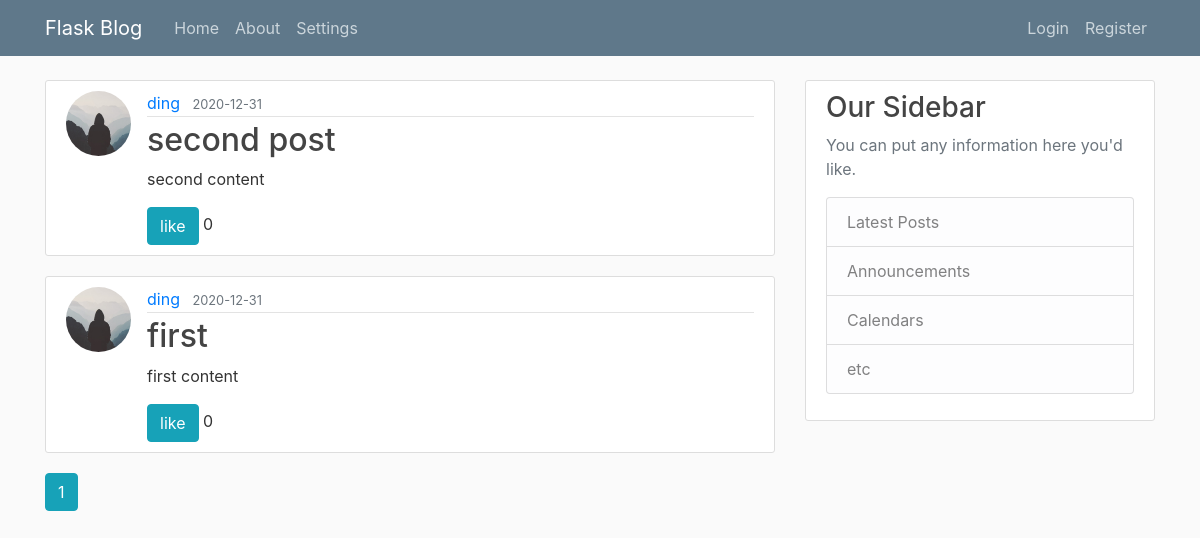
Page /home on the earlier database version.
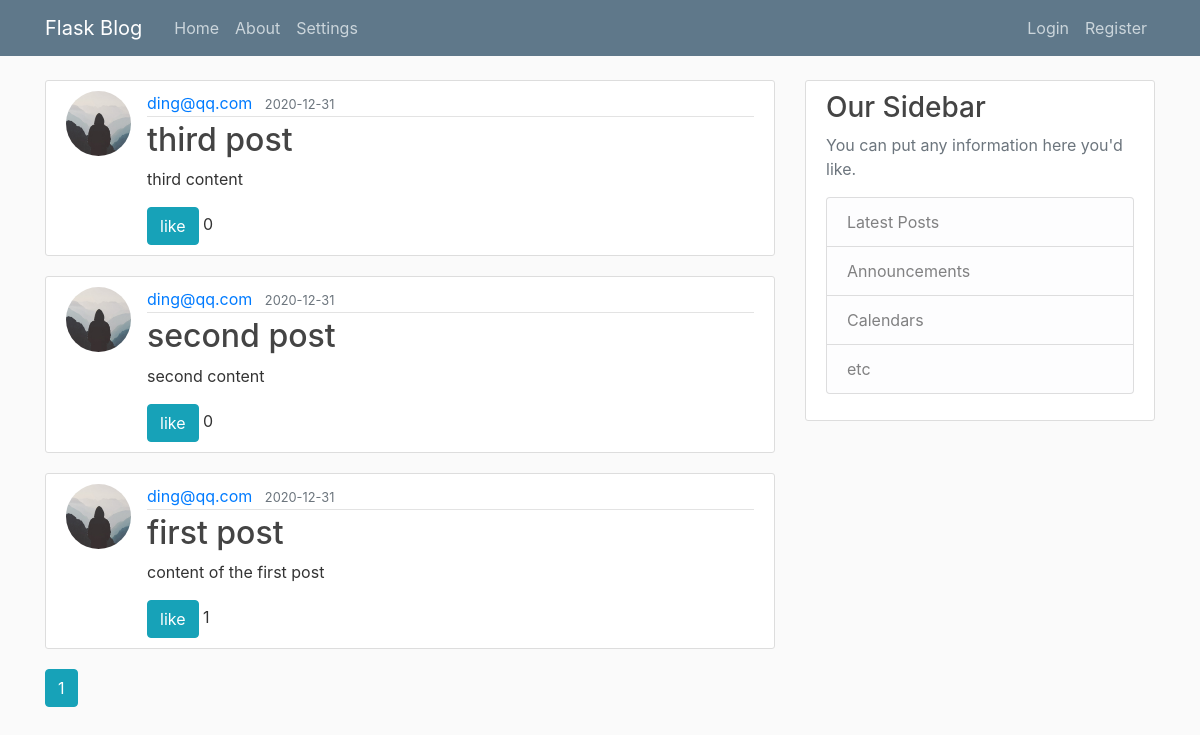
Same page on the later database version.
### flaskblog/models.py (models this page shows, shortened)
class Post(db.Model):
    id = db.Column(db.Integer, primary_key=True)
    title = db.Column(db.String(100), nullable=False)
    date_posted = db.Column(db.DateTime, nullable=False, default=datetime.utcnow)
    content = db.Column(db.Text, nullable=False)
    user_id = db.Column(db.Integer, db.ForeignKey('user.id'), nullable=False)
    likes = db.Column(db.Integer, default = 0)

class User(db.Model, UserMixin):
    id = db.Column(db.Integer, primary_key=True)
    username = db.Column(db.String(20), unique=True, nullable=False)
    email = db.Column(db.String(120), unique=True, nullable=False)
    image_file = db.Column(db.String(20), nullable=False, default='default.jpg')
    password = db.Column(db.String(60), nullable=False)
    posts = db.relationship('Post', backref='author', lazy=True)

### flaskblog/main/routes.py (the view)
@main.route("/")
@main.route("/home")
def home():
    page = request.args.get('page', 1, type=int)
    posts = Post.query.order_by(Post.date_posted.desc()).paginate(page=page, per_page=5)
    return render_template('home.html', posts=posts)

### flaskblog/templates/home.html (shortened to what this page needs)
{% extends "layout.html" %}
{% block content %}
    {% for post in posts.items %}
        <article class="media content-section">
          <img class="rounded-circle article-img" src="{{ url_for('static', filename='profile_pics/' + post.author.image_file) }}">
          <div class="media-body">
            <div class="article-metadata">
              <a class="mr-2" href="{{ url_for('users.user_posts', username=post.author.username) }}">{{ post.author.username }}</a>
              <small class="text-muted">{{ post.date_posted.strftime('%Y-%m-%d') }}</small>
            </div>
            <h2><a class="article-title" href="{{ url_for('posts.post', post_id=post.id) }}">{{ post.title }}</a></h2>
            <p class="article-content">{{ post.content }}</p>
            <div class="controls">
                <span class="btn btn-info like" ref="{{post.id}}">like</span>
                <span id="like_count{{post.id}}" >{{post.likes}}</span>
            </div>
          </div>
        </article>
    {% endfor %}
    {% for page_num in posts.iter_pages(left_edge=1, right_edge=1, left_current=1, right_current=2) %}
      {% if page_num %}
        {% if posts.page == page_num %}
          <a class="btn btn-info mb-4" href="{{ url_for('main.home', page=page_num) }}">{{ page_num }}</a>
        {% else %}
          <a class="btn btn-outline-info mb-4" href="{{ url_for('main.home', page=page_num) }}">{{ page_num }}</a>
        {% endif %}
      {% else %}
        ...
      {% endif %}
    {% endfor %}
{% endblock content %}

### flaskblog/templates/layout.html (shortened to what this page needs)
<!DOCTYPE html>
<html>
<head>
    <link rel="stylesheet" href="https://maxcdn.bootstrapcdn.com/bootstrap/4.0.0/css/bootstrap.min.css">
    <link rel="stylesheet" type="text/css" href="{{ url_for('static', filename='main.css') }}">
    <link rel="stylesheet" type="text/css" href="{{ url_for('static', filename='bootoast.css') }}">
</head>
<body>
    <header class="site-header">
      <nav class="navbar navbar-expand-md navbar-dark bg-steel fixed-top">
        <div class="container">
          <a class="navbar-brand mr-4" href="/">Flask Blog</a>
          <div class="collapse navbar-collapse" id="navbarToggle">
            <div class="navbar-nav mr-auto">
              <a class="nav-item nav-link" href="{{ url_for('main.home') }}">Home</a>
              <a class="nav-item nav-link" href="{{ url_for('main.about') }}">About</a>
              <a class="nav-item nav-link" href="{{ url_for('main.settings') }}">Settings</a>
            </div>
            <div class="navbar-nav">
              {% if current_user.is_authenticated %}
                <a class="nav-item nav-link" href="{{ url_for('posts.new_post') }}">New Post</a>
                <a class="nav-item nav-link" href="{{ url_for('users.account') }}">Account</a>
                <a class="nav-item nav-link" href="{{ url_for('users.logout') }}">Logout</a>
              {% else %}
                <a class="nav-item nav-link" href="{{ url_for('users.login') }}">Login</a>
                <a class="nav-item nav-link" href="{{ url_for('users.register') }}">Register</a>
              {% endif %}
            </div>
          </div>
        </div>
      </nav>
    </header>
    <main role="main" class="container">
      <div class="row">
        <div class="col-md-8">
          {% block content %}{% endblock %}
        </div>
        <div class="col-md-4">
          <div class="content-section">
            <h3>Our Sidebar</h3>
            <p class='text-muted'>You can put any information here you'd like.
              <ul class="list-group">
                <li class="list-group-item list-group-item-light">Latest Posts</li>
                <li class="list-group-item list-group-item-light">Announcements</li>
                <li class="list-group-item list-group-item-light">Calendars</li>
                <li class="list-group-item list-group-item-light">etc</li>
              </ul>
            </p>
          </div>
        </div>
      </div>
    </main>
</body>
</html>

### flaskblog/static/main.css (style rules this page uses)
body { background: #fafafa; color: #333333; margin-top: 5rem; }
h1, h2, h3, h4, h5, h6 { color: #444444; }
.bg-steel { background-color: #5f788a; }
.site-header .navbar-nav .nav-link { color: #cbd5db; }
.content-section { background: #ffffff; padding: 10px 20px; border: 1px solid #dddddd; border-radius: 3px; margin-bottom: 20px; }
.article-title { color: #444444; }
.article-content { white-space: pre-line; }
.article-img { height: 65px; width: 65px; margin-right: 16px; }
.article-metadata { padding-bottom: 1px; margin-bottom: 4px; border-bottom: 1px solid #e3e3e3 }

Differences in the rows shown:
added Post: image_file (placeholder picture), author.username "ding@qq.com", date_posted "2020-12-31", title "third post", content "third content", likes "0"
changed Post "second post": author.username "ding" → "ding@qq.com"
changed Post: author.username "ding" → "ding@qq.com"; title "first" → "first post"; content "first content" → "content of the first post"; likes "0" → "1"
